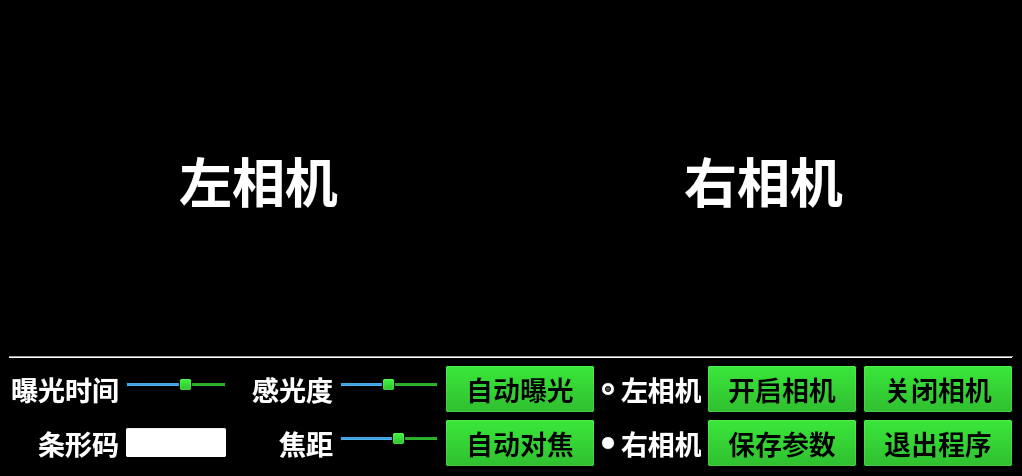
<?xml version="1.0" encoding="UTF-8"?>
<ui version="4.0">
 <class>MainWindow</class>
 <widget class="QMainWindow" name="MainWindow">
  <property name="geometry">
   <rect>
    <x>0</x>
    <y>0</y>
    <width>1022</width>
    <height>476</height>
   </rect>
  </property>
  <property name="palette">
   <palette>
    <active>
     <colorrole role="WindowText">
      <brush brushstyle="SolidPattern">
       <color alpha="255">
        <red>255</red>
        <green>255</green>
        <blue>255</blue>
       </color>
      </brush>
     </colorrole>
     <colorrole role="Button">
      <brush brushstyle="SolidPattern">
       <color alpha="255">
        <red>0</red>
        <green>170</green>
        <blue>0</blue>
       </color>
      </brush>
     </colorrole>
     <colorrole role="Base">
      <brush brushstyle="SolidPattern">
       <color alpha="255">
        <red>255</red>
        <green>255</green>
        <blue>255</blue>
       </color>
      </brush>
     </colorrole>
     <colorrole role="Window">
      <brush brushstyle="SolidPattern">
       <color alpha="255">
        <red>0</red>
        <green>0</green>
        <blue>0</blue>
       </color>
      </brush>
     </colorrole>
    </active>
    <inactive>
     <colorrole role="WindowText">
      <brush brushstyle="SolidPattern">
       <color alpha="255">
        <red>255</red>
        <green>255</green>
        <blue>255</blue>
       </color>
      </brush>
     </colorrole>
     <colorrole role="Button">
      <brush brushstyle="SolidPattern">
       <color alpha="255">
        <red>0</red>
        <green>170</green>
        <blue>0</blue>
       </color>
      </brush>
     </colorrole>
     <colorrole role="Base">
      <brush brushstyle="SolidPattern">
       <color alpha="255">
        <red>255</red>
        <green>255</green>
        <blue>255</blue>
       </color>
      </brush>
     </colorrole>
     <colorrole role="Window">
      <brush brushstyle="SolidPattern">
       <color alpha="255">
        <red>0</red>
        <green>0</green>
        <blue>0</blue>
       </color>
      </brush>
     </colorrole>
    </inactive>
    <disabled>
     <colorrole role="WindowText">
      <brush brushstyle="SolidPattern">
       <color alpha="255">
        <red>120</red>
        <green>120</green>
        <blue>120</blue>
       </color>
      </brush>
     </colorrole>
     <colorrole role="Button">
      <brush brushstyle="SolidPattern">
       <color alpha="255">
        <red>0</red>
        <green>170</green>
        <blue>0</blue>
       </color>
      </brush>
     </colorrole>
     <colorrole role="Base">
      <brush brushstyle="SolidPattern">
       <color alpha="255">
        <red>0</red>
        <green>0</green>
        <blue>0</blue>
       </color>
      </brush>
     </colorrole>
     <colorrole role="Window">
      <brush brushstyle="SolidPattern">
       <color alpha="255">
        <red>0</red>
        <green>0</green>
        <blue>0</blue>
       </color>
      </brush>
     </colorrole>
    </disabled>
   </palette>
  </property>
  <property name="font">
   <font>
    <family>微軟正黑體</family>
    <pointsize>12</pointsize>
    <weight>75</weight>
    <bold>true</bold>
   </font>
  </property>
  <property name="windowTitle">
   <string>OAK零件检测系统</string>
  </property>
  <widget class="QWidget" name="centralwidget">
   <layout class="QVBoxLayout" name="verticalLayout" stretch="8,1,1">
    <item>
     <layout class="QHBoxLayout" name="horizontalLayout">
      <item>
       <widget class="QLabel" name="LabelFront">
        <property name="enabled">
         <bool>true</bool>
        </property>
        <property name="sizePolicy">
         <sizepolicy hsizetype="Minimum" vsizetype="Minimum">
          <horstretch>0</horstretch>
          <verstretch>0</verstretch>
         </sizepolicy>
        </property>
        <property name="minimumSize">
         <size>
          <width>400</width>
          <height>300</height>
         </size>
        </property>
        <property name="maximumSize">
         <size>
          <width>1000</width>
          <height>900</height>
         </size>
        </property>
        <property name="font">
         <font>
          <family>微軟正黑體</family>
          <pointsize>40</pointsize>
          <weight>75</weight>
          <bold>true</bold>
         </font>
        </property>
        <property name="text">
         <string>左相机</string>
        </property>
        <property name="alignment">
         <set>Qt::AlignCenter</set>
        </property>
       </widget>
      </item>
      <item>
       <widget class="QLabel" name="LabelRear">
        <property name="sizePolicy">
         <sizepolicy hsizetype="Preferred" vsizetype="Fixed">
          <horstretch>0</horstretch>
          <verstretch>0</verstretch>
         </sizepolicy>
        </property>
        <property name="minimumSize">
         <size>
          <width>400</width>
          <height>300</height>
         </size>
        </property>
        <property name="maximumSize">
         <size>
          <width>1000</width>
          <height>900</height>
         </size>
        </property>
        <property name="font">
         <font>
          <family>微軟正黑體</family>
          <pointsize>40</pointsize>
          <weight>75</weight>
          <bold>true</bold>
         </font>
        </property>
        <property name="text">
         <string>右相机</string>
        </property>
        <property name="alignment">
         <set>Qt::AlignCenter</set>
        </property>
       </widget>
      </item>
     </layout>
    </item>
    <item>
     <widget class="Line" name="line">
      <property name="orientation">
       <enum>Qt::Horizontal</enum>
      </property>
     </widget>
    </item>
    <item>
     <layout class="QGridLayout" name="gridLayout">
      <item row="0" column="0">
       <widget class="QLabel" name="exp_time_label">
        <property name="minimumSize">
         <size>
          <width>110</width>
          <height>0</height>
         </size>
        </property>
        <property name="maximumSize">
         <size>
          <width>400</width>
          <height>16777215</height>
         </size>
        </property>
        <property name="font">
         <font>
          <pointsize>20</pointsize>
         </font>
        </property>
        <property name="text">
         <string>曝光时间</string>
        </property>
        <property name="alignment">
         <set>Qt::AlignRight|Qt::AlignTrailing|Qt::AlignVCenter</set>
        </property>
       </widget>
      </item>
      <item row="0" column="1">
       <widget class="QSlider" name="exp_time_value">
        <property name="minimumSize">
         <size>
          <width>100</width>
          <height>0</height>
         </size>
        </property>
        <property name="maximumSize">
         <size>
          <width>400</width>
          <height>16777215</height>
         </size>
        </property>
        <property name="minimum">
         <number>1</number>
        </property>
        <property name="maximum">
         <number>33000</number>
        </property>
        <property name="value">
         <number>20000</number>
        </property>
        <property name="orientation">
         <enum>Qt::Horizontal</enum>
        </property>
        <property name="tickPosition">
         <enum>QSlider::TicksBelow</enum>
        </property>
        <property name="tickInterval">
         <number>1000</number>
        </property>
       </widget>
      </item>
      <item row="0" column="2">
       <widget class="QLabel" name="sens_ios_label">
        <property name="minimumSize">
         <size>
          <width>100</width>
          <height>0</height>
         </size>
        </property>
        <property name="maximumSize">
         <size>
          <width>400</width>
          <height>16777215</height>
         </size>
        </property>
        <property name="font">
         <font>
          <pointsize>20</pointsize>
         </font>
        </property>
        <property name="text">
         <string>感光度</string>
        </property>
        <property name="alignment">
         <set>Qt::AlignRight|Qt::AlignTrailing|Qt::AlignVCenter</set>
        </property>
       </widget>
      </item>
      <item row="0" column="3">
       <widget class="QSlider" name="sens_ios_value">
        <property name="minimumSize">
         <size>
          <width>100</width>
          <height>0</height>
         </size>
        </property>
        <property name="maximumSize">
         <size>
          <width>400</width>
          <height>16777215</height>
         </size>
        </property>
        <property name="minimum">
         <number>1</number>
        </property>
        <property name="maximum">
         <number>1600</number>
        </property>
        <property name="value">
         <number>800</number>
        </property>
        <property name="orientation">
         <enum>Qt::Horizontal</enum>
        </property>
        <property name="tickPosition">
         <enum>QSlider::TicksBelow</enum>
        </property>
        <property name="tickInterval">
         <number>80</number>
        </property>
       </widget>
      </item>
      <item row="0" column="4">
       <widget class="QPushButton" name="autoexp">
        <property name="enabled">
         <bool>true</bool>
        </property>
        <property name="sizePolicy">
         <sizepolicy hsizetype="Preferred" vsizetype="Preferred">
          <horstretch>0</horstretch>
          <verstretch>3</verstretch>
         </sizepolicy>
        </property>
        <property name="minimumSize">
         <size>
          <width>150</width>
          <height>0</height>
         </size>
        </property>
        <property name="maximumSize">
         <size>
          <width>400</width>
          <height>16777215</height>
         </size>
        </property>
        <property name="font">
         <font>
          <family>微軟正黑體</family>
          <pointsize>20</pointsize>
          <weight>75</weight>
          <bold>true</bold>
         </font>
        </property>
        <property name="text">
         <string>自动曝光</string>
        </property>
        <property name="autoRepeatDelay">
         <number>300</number>
        </property>
       </widget>
      </item>
      <item row="0" column="5">
       <widget class="QRadioButton" name="leftCameraButton">
        <property name="enabled">
         <bool>true</bool>
        </property>
        <property name="minimumSize">
         <size>
          <width>100</width>
          <height>0</height>
         </size>
        </property>
        <property name="maximumSize">
         <size>
          <width>400</width>
          <height>16777215</height>
         </size>
        </property>
        <property name="font">
         <font>
          <pointsize>20</pointsize>
         </font>
        </property>
        <property name="mouseTracking">
         <bool>true</bool>
        </property>
        <property name="text">
         <string>左相机</string>
        </property>
        <property name="checked">
         <bool>true</bool>
        </property>
       </widget>
      </item>
      <item row="0" column="6">
       <widget class="QPushButton" name="btnStart">
        <property name="enabled">
         <bool>true</bool>
        </property>
        <property name="sizePolicy">
         <sizepolicy hsizetype="Preferred" vsizetype="Preferred">
          <horstretch>0</horstretch>
          <verstretch>3</verstretch>
         </sizepolicy>
        </property>
        <property name="minimumSize">
         <size>
          <width>150</width>
          <height>0</height>
         </size>
        </property>
        <property name="maximumSize">
         <size>
          <width>400</width>
          <height>16777215</height>
         </size>
        </property>
        <property name="font">
         <font>
          <family>微軟正黑體</family>
          <pointsize>20</pointsize>
          <weight>75</weight>
          <bold>true</bold>
         </font>
        </property>
        <property name="text">
         <string>开启相机</string>
        </property>
        <property name="autoRepeatDelay">
         <number>300</number>
        </property>
       </widget>
      </item>
      <item row="0" column="7">
       <widget class="QPushButton" name="btnStop">
        <property name="sizePolicy">
         <sizepolicy hsizetype="Preferred" vsizetype="Preferred">
          <horstretch>0</horstretch>
          <verstretch>0</verstretch>
         </sizepolicy>
        </property>
        <property name="minimumSize">
         <size>
          <width>150</width>
          <height>0</height>
         </size>
        </property>
        <property name="maximumSize">
         <size>
          <width>400</width>
          <height>16777215</height>
         </size>
        </property>
        <property name="font">
         <font>
          <family>微軟正黑體</family>
          <pointsize>20</pointsize>
          <weight>75</weight>
          <bold>true</bold>
         </font>
        </property>
        <property name="text">
         <string>关闭相机</string>
        </property>
       </widget>
      </item>
      <item row="1" column="0">
       <widget class="QLabel" name="Barcodelabel">
        <property name="minimumSize">
         <size>
          <width>80</width>
          <height>0</height>
         </size>
        </property>
        <property name="maximumSize">
         <size>
          <width>400</width>
          <height>16777215</height>
         </size>
        </property>
        <property name="font">
         <font>
          <pointsize>20</pointsize>
         </font>
        </property>
        <property name="text">
         <string>条形码</string>
        </property>
        <property name="alignment">
         <set>Qt::AlignRight|Qt::AlignTrailing|Qt::AlignVCenter</set>
        </property>
       </widget>
      </item>
      <item row="1" column="1">
       <widget class="QLineEdit" name="BarCodeValue">
        <property name="maximumSize">
         <size>
          <width>400</width>
          <height>16777215</height>
         </size>
        </property>
       </widget>
      </item>
      <item row="1" column="2">
       <widget class="QLabel" name="lensPos_label">
        <property name="minimumSize">
         <size>
          <width>80</width>
          <height>0</height>
         </size>
        </property>
        <property name="maximumSize">
         <size>
          <width>400</width>
          <height>16777215</height>
         </size>
        </property>
        <property name="font">
         <font>
          <pointsize>20</pointsize>
         </font>
        </property>
        <property name="text">
         <string>焦距</string>
        </property>
        <property name="alignment">
         <set>Qt::AlignRight|Qt::AlignTrailing|Qt::AlignVCenter</set>
        </property>
       </widget>
      </item>
      <item row="1" column="3">
       <widget class="QSlider" name="lensPos_value">
        <property name="minimumSize">
         <size>
          <width>100</width>
          <height>0</height>
         </size>
        </property>
        <property name="maximumSize">
         <size>
          <width>400</width>
          <height>16777215</height>
         </size>
        </property>
        <property name="contextMenuPolicy">
         <enum>Qt::DefaultContextMenu</enum>
        </property>
        <property name="minimum">
         <number>1</number>
        </property>
        <property name="maximum">
         <number>255</number>
        </property>
        <property name="value">
         <number>156</number>
        </property>
        <property name="orientation">
         <enum>Qt::Horizontal</enum>
        </property>
        <property name="invertedAppearance">
         <bool>false</bool>
        </property>
        <property name="invertedControls">
         <bool>false</bool>
        </property>
        <property name="tickPosition">
         <enum>QSlider::TicksBelow</enum>
        </property>
        <property name="tickInterval">
         <number>10</number>
        </property>
       </widget>
      </item>
      <item row="1" column="4">
       <widget class="QPushButton" name="autofocus">
        <property name="enabled">
         <bool>true</bool>
        </property>
        <property name="sizePolicy">
         <sizepolicy hsizetype="Preferred" vsizetype="Preferred">
          <horstretch>0</horstretch>
          <verstretch>3</verstretch>
         </sizepolicy>
        </property>
        <property name="minimumSize">
         <size>
          <width>150</width>
          <height>0</height>
         </size>
        </property>
        <property name="maximumSize">
         <size>
          <width>400</width>
          <height>16777215</height>
         </size>
        </property>
        <property name="font">
         <font>
          <family>微軟正黑體</family>
          <pointsize>20</pointsize>
          <weight>75</weight>
          <bold>true</bold>
         </font>
        </property>
        <property name="text">
         <string>自动对焦</string>
        </property>
        <property name="autoRepeatDelay">
         <number>300</number>
        </property>
       </widget>
      </item>
      <item row="1" column="5">
       <widget class="QRadioButton" name="rightCameraButton">
        <property name="minimumSize">
         <size>
          <width>100</width>
          <height>0</height>
         </size>
        </property>
        <property name="maximumSize">
         <size>
          <width>400</width>
          <height>16777215</height>
         </size>
        </property>
        <property name="font">
         <font>
          <pointsize>20</pointsize>
         </font>
        </property>
        <property name="text">
         <string>右相机</string>
        </property>
        <property name="checked">
         <bool>false</bool>
        </property>
       </widget>
      </item>
      <item row="1" column="6">
       <widget class="QPushButton" name="SaveButton">
        <property name="minimumSize">
         <size>
          <width>150</width>
          <height>0</height>
         </size>
        </property>
        <property name="maximumSize">
         <size>
          <width>400</width>
          <height>16777215</height>
         </size>
        </property>
        <property name="font">
         <font>
          <pointsize>20</pointsize>
         </font>
        </property>
        <property name="text">
         <string>保存参数</string>
        </property>
       </widget>
      </item>
      <item row="1" column="7">
       <widget class="QPushButton" name="ShutDown">
        <property name="minimumSize">
         <size>
          <width>150</width>
          <height>0</height>
         </size>
        </property>
        <property name="maximumSize">
         <size>
          <width>400</width>
          <height>16777215</height>
         </size>
        </property>
        <property name="font">
         <font>
          <pointsize>20</pointsize>
         </font>
        </property>
        <property name="text">
         <string>退出程序</string>
        </property>
       </widget>
      </item>
     </layout>
    </item>
   </layout>
  </widget>
  <action name="actionStart">
   <property name="icon">
    <iconset>
     <normaloff>../test_img/icons8-play-64.png</normaloff>../test_img/icons8-play-64.png</iconset>
   </property>
   <property name="text">
    <string>Start</string>
   </property>
   <property name="toolTip">
    <string>&lt;html&gt;&lt;head/&gt;&lt;body&gt;&lt;p&gt;starrrrt&lt;/p&gt;&lt;/body&gt;&lt;/html&gt;
                </string>
   </property>
  </action>
  <action name="actionStop">
   <property name="icon">
    <iconset>
     <normaloff>../test_img/icons8-stop-48.png</normaloff>../test_img/icons8-stop-48.png</iconset>
   </property>
   <property name="text">
    <string>Stop</string>
   </property>
   <property name="toolTip">
    <string>&lt;html&gt;&lt;head/&gt;&lt;body&gt;&lt;p&gt;stooop&lt;/p&gt;&lt;/body&gt;&lt;/html&gt;
                </string>
   </property>
  </action>
 </widget>
 <resources/>
 <connections/>
</ui>
